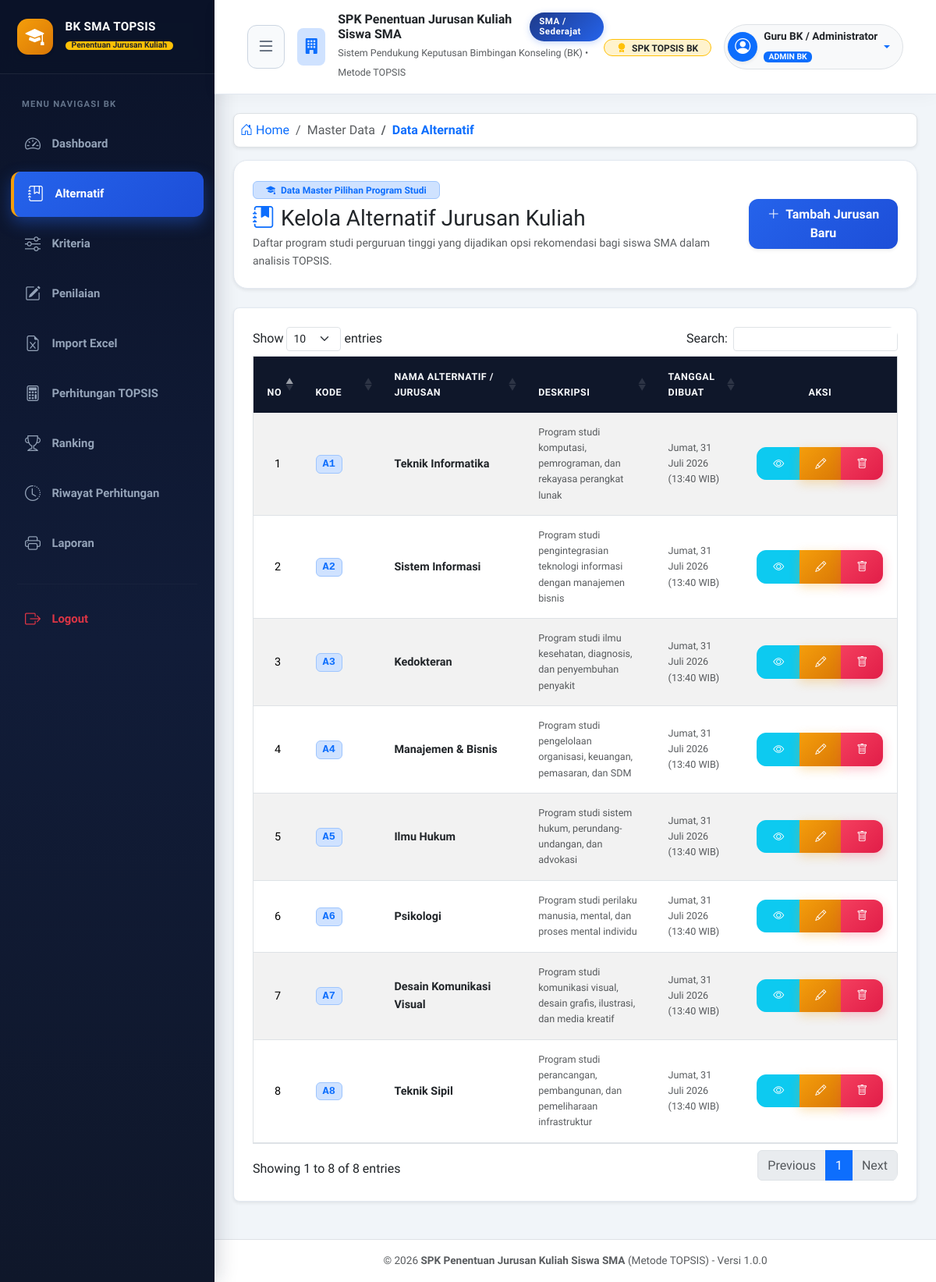
The page /index.php?page=alternatif (signed in) on the database its author committed.
### tables this page shows
CREATE TABLE IF NOT EXISTS `tb_alternatif` (
  `id_alternatif` INT(11) NOT NULL AUTO_INCREMENT,
  `kode_alternatif` VARCHAR(10) NOT NULL,
  `nama_jurusan` VARCHAR(100) NOT NULL,
  `fakultas` VARCHAR(100) DEFAULT NULL,
  `deskripsi` TEXT DEFAULT NULL,
  `prospek_kerja` TEXT DEFAULT NULL,
  `created_at` TIMESTAMP NOT NULL DEFAULT CURRENT_TIMESTAMP,
  `updated_at` TIMESTAMP NOT NULL DEFAULT CURRENT_TIMESTAMP ON UPDATE CURRENT_TIMESTAMP,
  PRIMARY KEY (`id_alternatif`),
  UNIQUE KEY `uk_kode_alternatif` (`kode_alternatif`)
);

### config/helper.php (called while the page is built, shortened)
<?php
function sanitize($data) {
    $raw = $data;
    return htmlspecialchars(trim($raw), ENT_QUOTES, 'UTF-8');
}
function formatTanggalIndo($datetime) {
    $hariArray = ['Minggu', 'Senin', 'Selasa', 'Rabu', 'Kamis', 'Jumat', 'Sabtu'];
    $bulanArray = [
        1 => 'Januari', 'Februari', 'Maret', 'April', 'Mei', 'Juni',
        'Juli', 'Agustus', 'September', 'Oktober', 'November', 'Desember'
    ];
    $time = strtotime($datetime);
    $hari = $hariArray[date('w', $time)];
    $tgl = date('j', $time);
    $bulan = $bulanArray[(int)date('n', $time)];
    $tahun = date('Y', $time);
    $jam = date('H:i', $time);
    return "$hari, $tgl $bulan $tahun ($jam WIB)";
}
function isActiveMenu($pageName, $currentPage) {
    return ($pageName === $currentPage) ? 'active' : '';
}

### views/alternatif.php (the view, shortened to what this page needs)
<?php
$list_alternatif = [];
if ($db !== null) {
    try {
        $list_alternatif = $db->query("SELECT * FROM tb_alternatif ORDER BY id_alternatif ASC")->fetchAll();
    } catch (PDOException $e) {
        $swal_error = 'Gagal mengambil data dari database: ' . $e->getMessage();
    }
}
?>
<nav aria-label="breadcrumb" class="mb-3">
    <ol class="breadcrumb bg-white p-2 rounded-3 border shadow-sm small">
        <li class="breadcrumb-item"><a href="<?= BASE_URL; ?>index.php?page=dashboard" class="text-decoration-none"><i class="bi bi-house-door me-1"></i>Home</a></li>
        <li class="breadcrumb-item text-muted">Master Data</li>
        <li class="breadcrumb-item active fw-semibold text-primary" aria-current="page">Data Alternatif</li>
    </ol>
</nav>
<div class="card card-custom p-4 mb-4 shadow-sm">
    <div class="d-flex flex-column flex-md-row align-items-md-center justify-content-between gap-3">
        <div>
            <span class="badge bg-primary-subtle text-primary border border-primary-subtle px-3 py-1 mb-2 fw-bold">
                <i class="bi bi-mortarboard-fill me-1"></i> Data Master Pilihan Program Studi
            </span>
            <h3 class="fw-extrabold text-dark mb-1">
                <i class="bi bi-journal-bookmark-fill me-2 text-primary"></i>Kelola Alternatif Jurusan Kuliah
            </h3>
            <p class="text-muted mb-0 small">
                Daftar program studi perguruan tinggi yang dijadikan opsi rekomendasi bagi siswa SMA dalam analisis TOPSIS.
            </p>
        </div>
        <div>
            <button type="button" class="btn btn-primary shadow-sm fw-bold px-3 py-2" data-bs-toggle="modal" data-bs-target="#modalTambah">
                <i class="bi bi-plus-lg me-1"></i> Tambah Jurusan Baru
            </button>
        </div>
    </div>
</div>
<div class="card card-custom p-4 shadow-sm rounded-3 mb-4">
    <div class="table-responsive">
        <table id="tableAlternatif" class="table table-hover table-striped align-middle border w-100" style="font-size: 0.9rem;">
            <thead class="table-dark" style="background-color: #1e293b;">
                <tr>
                    <th class="text-center" style="width: 5%;">No</th>
                    <th style="width: 15%;">Kode</th>
                    <th style="width: 30%;">Nama Alternatif / Jurusan</th>
                    <th style="width: 25%;">Deskripsi</th>
                    <th style="width: 15%;">Tanggal Dibuat</th>
                    <th class="text-center" style="width: 10%;">Aksi</th>
                </tr>
            </thead>
            <tbody>
                <?php if (!empty($list_alternatif)): ?>
                    <?php $no = 1; foreach ($list_alternatif as $alt): ?>
                        <tr>
                            <td class="text-center fw-medium"><?= $no++; ?></td>
                            <td>
                                <span class="badge bg-primary-subtle text-primary border border-primary-subtle px-2 py-1 font-monospace" style="font-size: 0.85rem;">
                                    <?= sanitize($alt['kode_alternatif']); ?>
                                </span>
                            </td>
                            <td class="fw-semibold text-dark"><?= sanitize($alt['nama_jurusan']); ?></td>
                            <td class="text-muted small">
                                <?= !empty($alt['deskripsi']) ? sanitize($alt['deskripsi']) : '<span class="fst-italic text-muted">- Tidak ada deskripsi -</span>'; ?>
                            </td>
                            <td class="small text-muted"><?= formatTanggalIndo($alt['created_at']); ?></td>
                            <td class="text-center">
                                <div class="btn-group btn-group-sm" role="group">
                                    <button type="button" class="btn btn-info text-white btn-detail"
                                            data-bs-toggle="modal" data-bs-target="#modalDetail"
                                            data-kode="<?= sanitize($alt['kode_alternatif']); ?>"
                                            data-nama="<?= sanitize($alt['nama_jurusan']); ?>"
                                            data-deskripsi="<?= sanitize($alt['deskripsi']); ?>"
                                            data-created="<?= formatTanggalIndo($alt['created_at']); ?>"
                                            data-updated="<?= formatTanggalIndo($alt['updated_at']); ?>"
                                            title="Detail Informasi">
                                        <i class="bi bi-eye"></i>
                                    </button>
                                    <button type="button" class="btn btn-warning text-white btn-edit"
                                            data-bs-toggle="modal" data-bs-target="#modalEdit"
                                            data-id="<?= $alt['id_alternatif']; ?>"
                                            data-kode="<?= sanitize($alt['kode_alternatif']); ?>"
                                            data-nama="<?= sanitize($alt['nama_jurusan']); ?>"
                                            data-deskripsi="<?= sanitize($alt['deskripsi']); ?>"
                                            title="Edit Data">
                                        <i class="bi bi-pencil"></i>
                                    </button>
                                    <button type="button" class="btn btn-danger"
                                            onclick="confirmHapus(<?= $alt['id_alternatif']; ?>, '<?= sanitize($alt['nama_jurusan']); ?>');"
                                            title="Hapus Data">
                                        <i class="bi bi-trash"></i>
                                    </button>
                                </div>
                            </td>
                        </tr>
                    <?php endforeach; ?>
                <?php endif; ?>
            </tbody>
        </table>
    </div>
</div>

### includes/header.php (shortened to what this page needs)
<!DOCTYPE html>
<html lang="id">
<head>
    <link href="https://cdn.jsdelivr.net/npm/bootstrap@5.3.2/dist/css/bootstrap.min.css" rel="stylesheet">
    <link rel="stylesheet" href="https://cdn.jsdelivr.net/npm/bootstrap-icons@1.11.3/font/bootstrap-icons.min.css">
    <link rel="stylesheet" href="https://cdn.datatables.net/1.13.7/css/dataTables.bootstrap5.min.css">
    <link rel="stylesheet" href="https://cdn.jsdelivr.net/npm/sweetalert2@11/dist/sweetalert2.min.css">
    <link rel="stylesheet" href="https://cdn.jsdelivr.net/npm/katex@0.16.9/dist/katex.min.css">
    <link rel="stylesheet" href="<?= BASE_URL; ?>assets/css/style.css">
</head>
<body>
    <div class="d-flex" id="wrapper">

### includes/sidebar.php (shortened to what this page needs)
<?php
$currentPage = $page ?? 'dashboard';
?>
<div id="sidebar-wrapper">
    <div class="sidebar-heading d-flex align-items-center justify-content-between">
        <div class="d-flex align-items-center">
            <div class="brand-logo me-3 shadow-sm">
                <i class="bi bi-mortarboard-fill"></i>
            </div>
            <div>
                <h6 class="fw-bold text-white mb-0" style="letter-spacing: 0.3px; font-size: 0.95rem;">BK SMA TOPSIS</h6>
                <span class="badge bg-warning text-dark fw-bold px-2 py-0" style="font-size: 0.65rem;">Penentuan Jurusan Kuliah</span>
            </div>
        </div>
    </div>
    <div class="sidebar-menu">
        <div class="menu-header">Menu Navigasi BK</div>
        <ul class="nav flex-column">
            <li class="nav-item">
                <a class="nav-link <?= isActiveMenu('dashboard', $currentPage); ?>" href="<?= BASE_URL; ?>index.php?page=dashboard">
                    <i class="bi bi-speedometer2"></i>
                    <span>Dashboard</span>
                </a>
            </li>
            <li class="nav-item">
                <a class="nav-link <?= isActiveMenu('alternatif', $currentPage); ?>" href="<?= BASE_URL; ?>index.php?page=alternatif">
                    <i class="bi bi-journal-bookmark"></i>
                    <span>Alternatif</span>
                </a>
            </li>
            <li class="nav-item">
                <a class="nav-link <?= isActiveMenu('kriteria', $currentPage); ?>" href="<?= BASE_URL; ?>index.php?page=kriteria">
                    <i class="bi bi-sliders"></i>
                    <span>Kriteria</span>
                </a>
            </li>
            <li class="nav-item">
                <a class="nav-link <?= isActiveMenu('penilaian', $currentPage); ?>" href="<?= BASE_URL; ?>index.php?page=penilaian">
                    <i class="bi bi-pencil-square"></i>
                    <span>Penilaian</span>
                </a>
            </li>
            <li class="nav-item">
                <a class="nav-link <?= isActiveMenu('import-excel', $currentPage); ?>" href="<?= BASE_URL; ?>index.php?page=import-excel">
                    <i class="bi bi-file-earmark-excel"></i>
                    <span>Import Excel</span>
                </a>
            </li>
            <li class="nav-item">
                <a class="nav-link <?= isActiveMenu('topsis', $currentPage); ?>" href="<?= BASE_URL; ?>index.php?page=topsis">
                    <i class="bi bi-calculator"></i>
                    <span>Perhitungan TOPSIS</span>
                </a>
            </li>
            <li class="nav-item">
                <a class="nav-link <?= isActiveMenu('ranking', $currentPage); ?>" href="<?= BASE_URL; ?>index.php?page=ranking">
                    <i class="bi bi-trophy"></i>
                    <span>Ranking</span>
                </a>
            </li>
            <li class="nav-item">
                <a class="nav-link <?= isActiveMenu('riwayat', $currentPage); ?>" href="<?= BASE_URL; ?>index.php?page=riwayat">
                    <i class="bi bi-clock-history"></i>
                    <span>Riwayat Perhitungan</span>
                </a>
            </li>
            <li class="nav-item">
                <a class="nav-link <?= isActiveMenu('laporan', $currentPage); ?>" href="<?= BASE_URL; ?>index.php?page=laporan">
                    <i class="bi bi-printer"></i>
                    <span>Laporan</span>
                </a>
            </li>
        </ul>
        <hr class="my-3 mx-2" style="border-color: rgba(255,255,255,0.1);">
        <ul class="nav flex-column">
            <li class="nav-item">
                <a class="nav-link text-danger" href="javascript:void(0);" onclick="confirmLogout();">
                    <i class="bi bi-box-arrow-right"></i>
                    <span>Logout</span>
                </a>
            </li>
        </ul>
    </div>
</div>

### index.php (shortened to what this page needs)
<?php
require_once __DIR__ . '/config/helper.php';
$page = isset($_GET['page']) ? sanitize($_GET['page']) : 'dashboard';
$allowed_pages = [
    'dashboard'     => 'views/dashboard.php',
    'alternatif'    => 'views/alternatif.php',
    'kriteria'      => 'views/kriteria.php',
    'penilaian'     => 'views/penilaian.php',
    'import-excel'  => 'views/import_excel.php',
    'topsis'        => 'views/topsis.php',
    'ranking'       => 'views/ranking.php',
    'riwayat'       => 'views/riwayat.php',
    'laporan'       => 'views/riwayat.php',
    'blank'         => 'views/blank.php'
];
require_once __DIR__ . '/includes/header.php';
require_once __DIR__ . '/includes/sidebar.php';
?>
<div id="page-content-wrapper" class="w-100 d-flex flex-column min-vh-100">
    <?php require_once __DIR__ . '/includes/navbar.php'; ?>
    <main class="container-fluid p-4">
        <?php
        if (array_key_exists($page, $allowed_pages)) {
            $view_file = __DIR__ . '/' . $allowed_pages[$page];
            if (file_exists($view_file)) {
                require_once $view_file;
            } else {
                require_once __DIR__ . '/views/404.php';
            }
        } else {
            require_once __DIR__ . '/views/404.php';
        }
        ?>
    </main>
<?php
require_once __DIR__ . '/includes/footer.php';

### includes/navbar.php (shortened to what this page needs)
<?php
$currentUserNama = $_SESSION['nama'] ?? 'Guru BK / Admin';
$currentUserRole = $_SESSION['role'] ?? 'admin';
?>
<nav class="navbar navbar-expand-lg navbar-custom w-100 sticky-top">
    <div class="container-fluid">
        <div class="d-flex align-items-center">
            <button class="navbar-toggler-btn me-2 me-md-3" id="menu-toggle" type="button" aria-label="Toggle Navigasi Menu" title="Toggle Navigasi">
                <i class="bi bi-list fs-4"></i>
            </button>
            <div class="d-none d-md-flex align-items-center">
                <div class="me-3 p-2 bg-primary-subtle rounded-3 text-primary">
                    <i class="bi bi-building-fill fs-5"></i>
                </div>
                <div>
                    <h6 class="fw-bold mb-0 text-dark d-flex align-items-center gap-2">
                        <?= APP_NAME; ?>
                        <span class="sma-badge">SMA / Sederajat</span>
                    </h6>
                    <small class="text-muted" style="font-size: 0.78rem;">Sistem Pendukung Keputusan Bimbingan Konseling (BK) • Metode <?= APP_METHOD; ?></small>
                </div>
            </div>
        </div>
        <div class="ms-auto d-flex align-items-center gap-3">
            <div class="d-none d-lg-block text-end">
                <span class="badge bg-warning-subtle text-dark border border-warning px-3 py-1 rounded-pill fw-bold">
                    <i class="bi bi-award-fill text-warning me-1"></i> SPK TOPSIS BK
                </span>
            </div>
            <div class="dropdown">
                <a class="d-flex align-items-center text-decoration-none dropdown-toggle bg-light p-1 pe-3 rounded-pill border" href="#" id="navbarDropdown" role="button" data-bs-toggle="dropdown" aria-expanded="false">
                    <div class="bg-primary text-white rounded-circle d-flex align-items-center justify-content-center me-2 shadow-sm" style="width: 38px; height: 38px; font-weight: 600;">
                        <i class="bi bi-person-circle fs-5"></i>
                    </div>
                    <div class="d-none d-sm-block text-start me-1">
                        <span class="fw-bold text-dark d-block" style="font-size: 0.85rem;"><?= sanitize($currentUserNama); ?></span>
                        <span class="badge bg-primary text-white" style="font-size: 0.65rem; padding: 0.1rem 0.4rem;"><?= strtoupper(sanitize($currentUserRole)); ?> BK</span>
                    </div>
                </a>
            </div>
        </div>
    </div>
</nav>

### includes/footer.php (shortened to what this page needs)
        <footer class="footer mt-auto py-3 bg-white border-top text-center text-muted" style="font-size: 0.85rem;">
            <div class="container-fluid">
                <span>&copy; <?= date('Y'); ?> <strong><?= APP_NAME; ?></strong> (Metode <?= APP_METHOD; ?>) - Versi <?= APP_VERSION; ?></span>
            </div>
        </footer>
    </div>
</div>
</body>
</html>

### rows shown on the page
tb_alternatif: kode_alternatif "A1", nama_jurusan "Teknik Informatika", deskripsi "Program studi komputasi, pemrograman, dan rekayasa perangkat lunak", created_at "Jumat, 31 Juli 2026 (13:40 WIB)"
tb_alternatif: kode_alternatif "A2", nama_jurusan "Sistem Informasi", deskripsi "Program studi pengintegrasian teknologi informasi dengan manajemen bisnis", created_at "Jumat, 31 Juli 2026 (13:40 WIB)"
tb_alternatif: kode_alternatif "A3", nama_jurusan "Kedokteran", deskripsi "Program studi ilmu kesehatan, diagnosis, dan penyembuhan penyakit", created_at "Jumat, 31 Juli 2026 (13:40 WIB)"
tb_alternatif: kode_alternatif "A4", nama_jurusan "Manajemen & Bisnis", deskripsi "Program studi pengelolaan organisasi, keuangan, pemasaran, dan SDM", created_at "Jumat, 31 Juli 2026 (13:40 WIB)"
tb_alternatif: kode_alternatif "A5", nama_jurusan "Ilmu Hukum", deskripsi "Program studi sistem hukum, perundang-undangan, dan advokasi", created_at "Jumat, 31 Juli 2026 (13:40 WIB)"
tb_alternatif: kode_alternatif "A6", nama_jurusan "Psikologi", deskripsi "Program studi perilaku manusia, mental, dan proses mental individu", created_at "Jumat, 31 Juli 2026 (13:40 WIB)"
tb_alternatif: kode_alternatif "A7", nama_jurusan "Desain Komunikasi Visual", deskripsi "Program studi komunikasi visual, desain grafis, ilustrasi, dan media kreatif", created_at "Jumat, 31 Juli 2026 (13:40 WIB)"
tb_alternatif: kode_alternatif "A8", nama_jurusan "Teknik Sipil", deskripsi "Program studi perancangan, pembangunan, dan pemeliharaan infrastruktur", created_at "Jumat, 31 Juli 2026 (13:40 WIB)"

### other values the page prints
APP_NAME "SPK Penentuan Jurusan Kuliah Siswa SMA"
APP_METHOD "TOPSIS"
$currentUserNama "Guru BK / Administrator"
$currentUserRole "ADMIN"
APP_VERSION "1.0.0"
